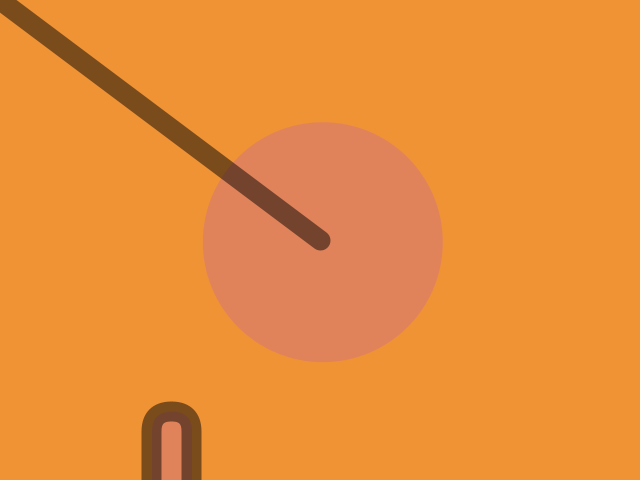
Frame 1 (no input)
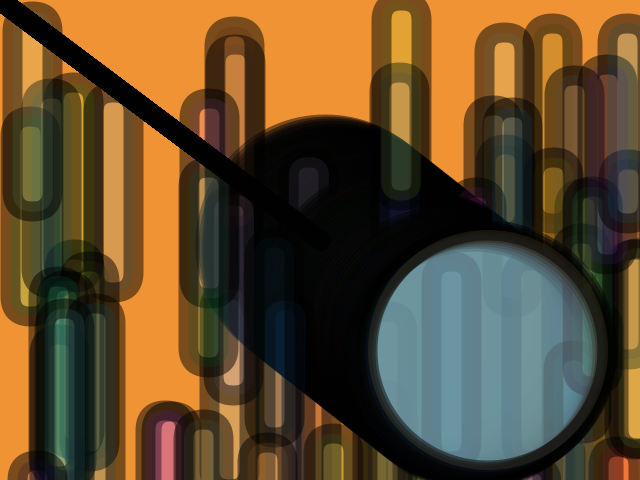
Frame 60 (the mouse pressed at the canvas centre just before this capture)
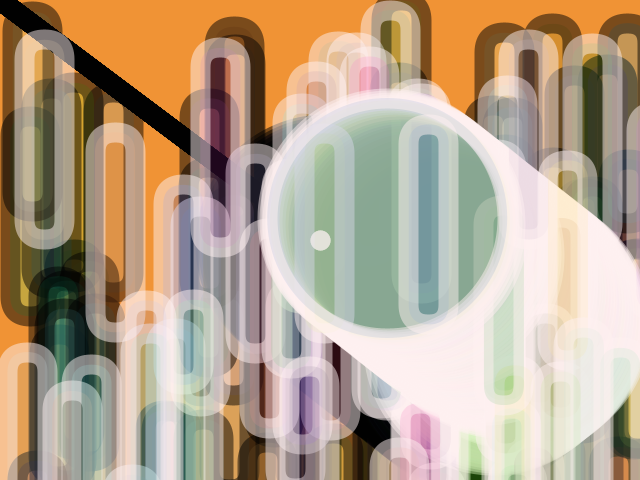
Frame 120 (the mouse held since frame 60 and released just before this capture)

The Processing sketch that drew these frames (run headless with seeded random() and noise(); from frame 60 on, the mouse is pressed at the canvas centre):

// Processing sketch: processing_86824
// ── processing_86824.pde

/**
 * Bounce. 
 * 
 * When the shape hits the edge of the window, it reverses its direction. 
 */
 
int rad = 120;        // Width of the shape
float xpos, ypos;    // Starting position of shape    

float xspeed = 2.8;  // Speed of the shape
float yspeed = 2.2;  // Speed of the shape

int xdirection = 1;  // Left or Right
int ydirection = 1;  // Top to Bottom


void setup() 
{
  size(640, 480);
  noStroke();
  frameRate(30);
  ellipseMode(RADIUS);
  // Set the starting position of the shape
  xpos = width/2;
  ypos = height/2;
  background(240,147,53);
}

void draw() {
  
  
  // Update the position of the shape
  xpos = xpos + ( xspeed * xdirection );
  ypos = ypos + ( yspeed * ydirection );
  
  // Test to see if the shape exceeds the boundaries of the screen
  // If it does, reverse its direction by multiplying by -1
  if (xpos > width-rad || xpos < rad) {
    xdirection *= -1;
  }
  if (ypos > height-rad || ypos < rad) {
    ydirection *= -1;
  }

  // Draw the shape
  fill(random(255),random(255),random(255),50);
  ellipse(xpos, ypos, rad, rad);
  stroke( mouseX, mouseY, mouseY, 125);
  strokeWeight(20);
  line( width/2, height/2, mouseX, mouseY);
  /*
  noStroke();
  fill(0,150,179,50);
  ellipse(width/2,height/2,100,100);
  */
  rect(random(width),random(height), 40, 200, 100);
  //rect(random(width), random(height), 200,100);
  
}

  
